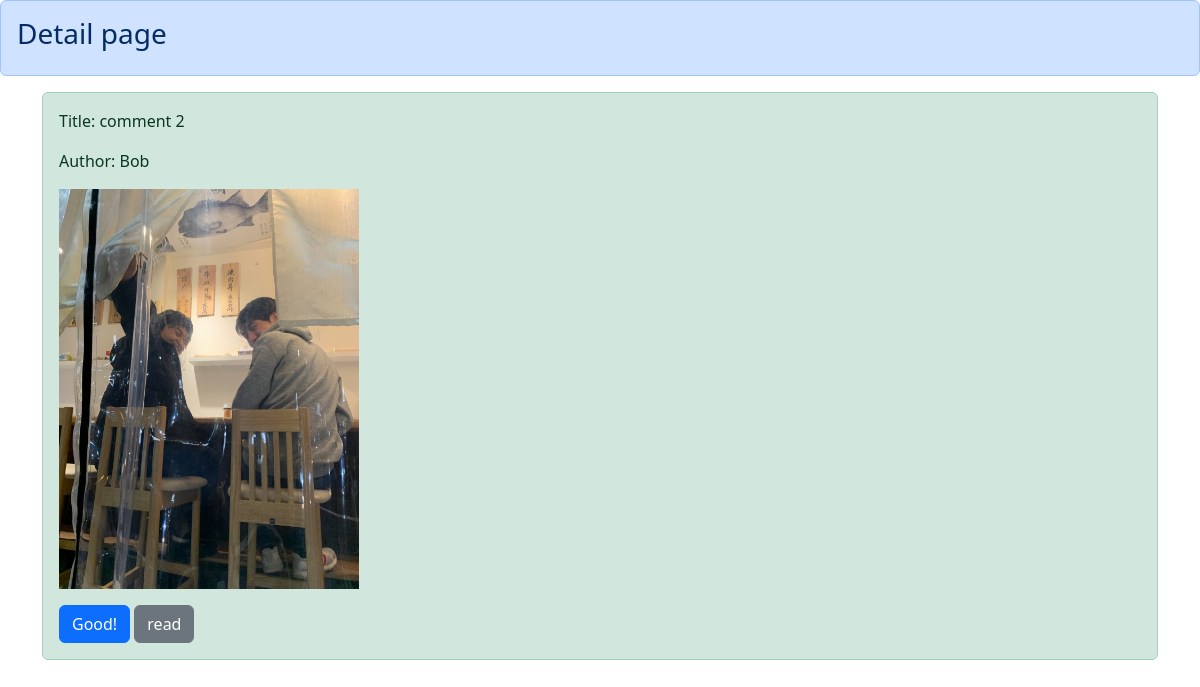
The page /detail/2 (signed in) on the database its author committed.
### boardapp/models.py (models this page shows)
class BoardModel(models.Model):
    title = models.CharField(max_length=1024)
    content = models.TextField()
    author = models.CharField(max_length=50)
    sns_image = models.ImageField(upload_to="")
    good = models.IntegerField()
    read = models.IntegerField()
    read_text = models.TextField()

### boardapp/views.py (the view)
# urls.py: path("detail/<int:pk>", detailfunc, name="detail"),
def detailfunc(request, pk):
    object = get_object_or_404(BoardModel, pk=pk)
    print(object)
    return render(request, "detail.html", {'object': object})

### templates/detail.html
{% extends "base.html" %}
{% block header %}
<div class="alert alert-primary" role="alert">
    <h3>Detail page</h3>
</div>
{% endblock header %}
{% block content %}
{% if user.is_authenticated %}
    <div class="container">
        <div class="alert alert-success" role="alert">
            <p>Title: {{ object.title }}</p>
            <p>Author: {{ object.author }}</p>
            <p><img src="{{ object.sns_image.url }}" width=300></p>
            <a href="{% url "good" object.pk %}" class="btn btn-primary" role="button" aria-disabled="true">Good!</a>
            <a class="btn btn-secondary" role="button" aria-disabled="true">read</a>
        </div>
    </div>
{% else %}
<h2>Please Log in</h2>
<a href="{% url "login" %}">Log in</a>
{% endif %}
{% endblock content %}

### rows shown on the page
BoardModel: title "comment 2", author "Bob", sns_image (picture)
